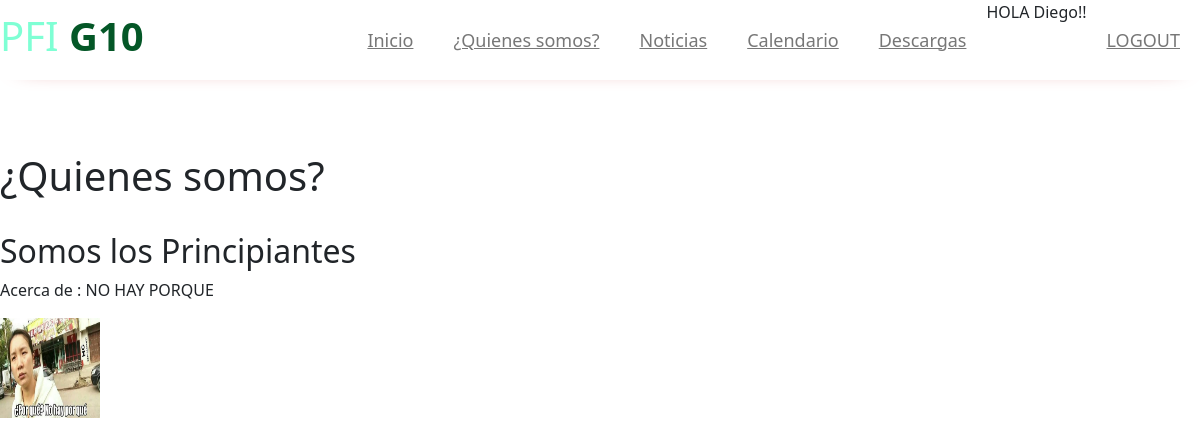
/Somos/quienes (signed in), run on the app's committed database.
### apps/usuarios/models.py (models this page shows)
class Usuario(AbstractUser):
    pass

### apps/somos/models.py (models this page shows, shortened)
class Somos(models.Model):
	titulo = models.CharField(max_length = 120)
	creado = models.DateField(auto_now_add = True)
	cuerpo = models.TextField()
	autor = models.CharField(max_length = 50, null=True, blank = True)
	imagen = models.ImageField(upload_to = 'somos', null=True, blank = True)

### apps/somos/views.py (the view)
# urls.py: path('quienes', views.Quienes, name = 'quienes_somos'),
def Quienes(request):
	ctx = {}
	todas = Somos.objects.all()
	ctx['notis'] = todas
	return render(request,'somos/quienes_somos.html',ctx)

### templates/somos/quienes_somos.html
{% extends 'base.html' %}
{% load static %}
{% block contenido %}
	<br>
	<h1>¿Quienes somos?</h1>
	<br>
	{% for n in notis %}
		<h2>{{ n.titulo }}</h2>
		<p>Acerca de : {{ n.cuerpo }}</p>
		{% if n.imagen %}
			<img src="{{ n.imagen.url }}" width="100px" height="100px">
		{% else %}
			<p>NO TIENE IMAGEN </p>
		{% endif %}
	{% endfor %}
{% endblock contenido %}

### templates/base.html (shortened to what this page needs)
{% load static %}
<link href="https://cdn.jsdelivr.net/npm/bootstrap@5.0.2/dist/css/bootstrap.min.css" rel="stylesheet">
<!DOCTYPE html>
<html>
<head>
	<link rel="stylesheet" type="text/css" href="{% static 'css/main.css' %}">
</head>
<body>
 <header>
	<div class="header-content">
		<div class="logo">
			<h1>PFI <b>G10</b> </h1>
		</div>
		<div class="menu">
			<nav>
				<ul>
					<li><a href="{% url 'home' %}">Inicio</a></li>
					<li><a href="{%url 'somos:quienes_somos'%}">¿Quienes somos?</a></li>
					<li><a href="{% url 'noticias:listar_noticias' %}">Noticias</a></li>
					<li><a href="#">Calendario</a></li>
					<li><a href="#">Descargas</a></li>
					{% if user.is_authenticated %}
						<span>HOLA {{user.username}}!!</span>
						<li><a href="{% url 'logout' %}">LOGOUT</a></li>
					{% else %}
						<li><a href="{% url 'login' %}">LOGIN</a></li>
					{% endif %}
				</ul>
			</nav>
		</div>
	</div>
<br><br>
	{% block contenido %}
	{% endblock contenido %}
</header>
</body>
</html>

### static/css/main.css (style rules this page uses)
header { position: fixed; top: 0; left: 0; width: 100%; height: 80px; background: rgb(255, 255, 255); box-shadow: 0 4px 25px -22px rgb(180, 0, 0); z-index: 2; }
.header-content { max-width: 1200px; margin: auto; display: flex; justify-content: space-between; }
.logo { height: 80px; display: flex; justify-content: center; align-items: center; }
.logo h1 b { color: #045727; }
.logo h1 { color: aquamarine; }
.menu { height: 80px; }
.menu nav { height: 100%; }
.menu nav ul { height: 100%; display: flex; list-style: none; }
.menu nav ul li { height: 100%; margin: 0px 20px; display: flex; justify-content: center; align-items: center; position: relative; }
.menu nav ul li a { color: #777777; font-size: 18px; transition: color 300ms; }

### data on the page
Usuario: username "Diego"
Somos: titulo "Somos los Principiantes", cuerpo "NO HAY PORQUE", imagen (picture)
